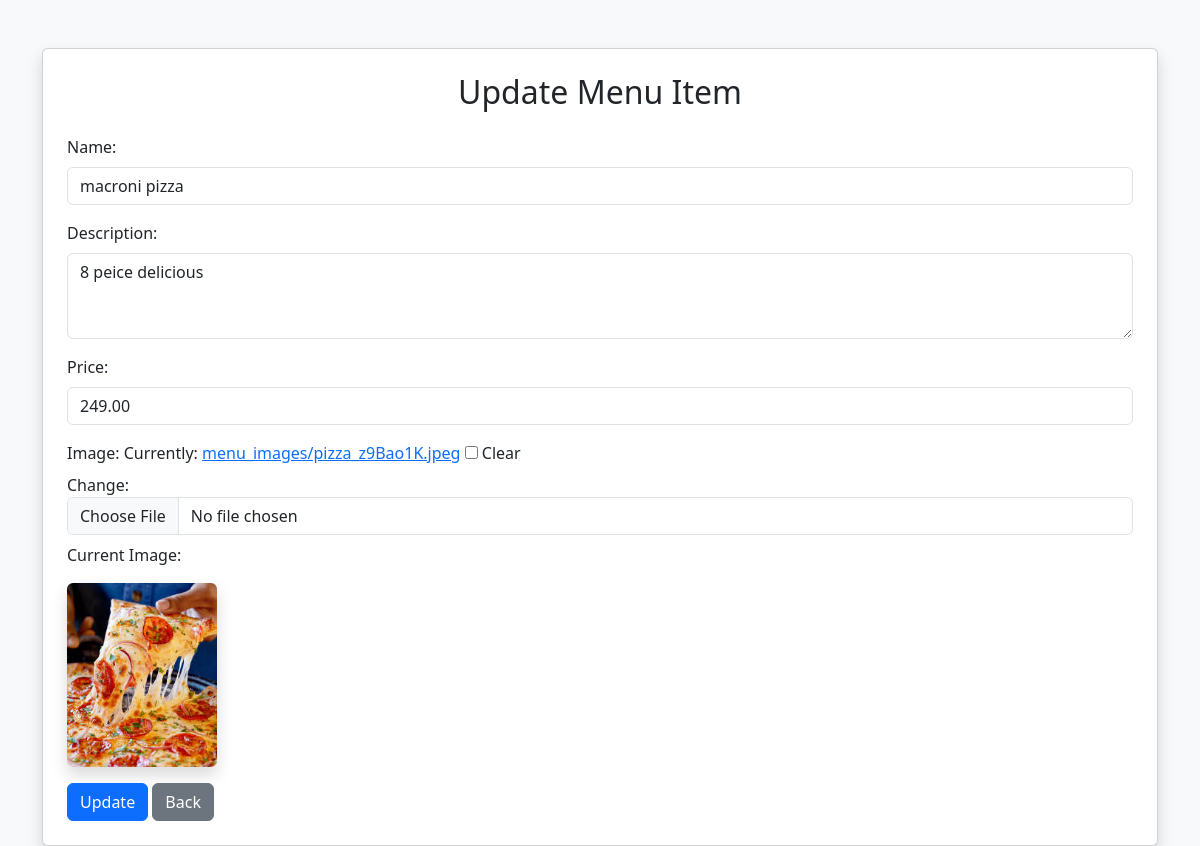
/adminpanel/update_menu/3/ (signed in), run on the app's committed database.
### adminpanel/models.py (models this page shows, shortened)
class MenuItem(models.Model):
    restaurant = models.ForeignKey(Restaurant,on_delete=models.CASCADE)
    name = models.CharField(max_length=100)
    image = models.ImageField(upload_to='menu_images/', blank=True, null=True)
    description = models.TextField(blank=True, null=True)
    price = models.DecimalField(max_digits=6, decimal_places=2)
    is_available = models.BooleanField(default=True)

### adminpanel/views.py (the view)
# urls.py: path('update_menu/<int:menu_item_id>/',views.update_menu,name='update_menu'),
@login_required
def update_menu(request, menu_item_id):
    menu_item = get_object_or_404(MenuItem, id=menu_item_id)
    if request.method == 'POST':
        form = MenuItemForm(request.POST, request.FILES, instance=menu_item)
        if form.is_valid():
            form.save()
            messages.success(request, "Menu item updated successfully")
            return redirect('adminpanel:menu_list', restaurant_id=menu_item.restaurant.id)
    else:
        form = MenuItemForm(instance=menu_item)
    return render(request, 'adminpanel/update_menu.html', {
        'form': form,
        'menu_item': menu_item
    })

### adminpanel/forms.py
class MenuItemForm(forms.ModelForm):
    class Meta:
        model = MenuItem
        fields = ['name', 'description', 'price', 'image']
        widgets = {
            'name': forms.TextInput(attrs={'class': 'form-control'}),
            'description': forms.Textarea(attrs={'class': 'form-control', 'rows': 3}),
            'price': forms.NumberInput(attrs={'class': 'form-control'}),
            'image': forms.ClearableFileInput(attrs={'class': 'form-control'}),
        }

### templates/adminpanel/update_menu.html (shortened to what this page needs)
{% load static %}
<!DOCTYPE html>
<html lang="en">
<head>
  <link href="https://cdn.jsdelivr.net/npm/bootstrap@5.3.0/dist/css/bootstrap.min.css" rel="stylesheet">
</head>
<body class="bg-light">
<div class="container mt-5">
  <div class="card shadow p-4">
    <h2 class="mb-4 text-center">Update Menu Item</h2>
    <form method="post" enctype="multipart/form-data">
      <div class="mb-3">
        <label class="form-label">Name:</label>
        {{ form.name }}
      </div>
      <div class="mb-3">
        <label class="form-label">Description:</label>
        {{ form.description }}
      </div>
      <div class="mb-3">
        <label class="form-label">Price:</label>
        {{ form.price }}
      </div>
      <div class="mb-3">
        <label class="form-label">Image:</label>
        {{ form.image }}
        {% if menu_item.image %}
          <p class="mt-2">Current Image:</p>
          <img src="{{ menu_item.image.url }}" width="150" class="rounded shadow">
        {% endif %}
      </div>
      <button type="submit" class="btn btn-primary">Update</button>
      <a href="{% url 'adminpanel:menu_list' menu_item.restaurant.id %}" class="btn btn-secondary">Back</a>
    </form>
  </div>
</div>
</body>
</html>

### data on the page
MenuItem: name "macroni pizza", description "8 peice delicious", price "249.00", image (picture)
